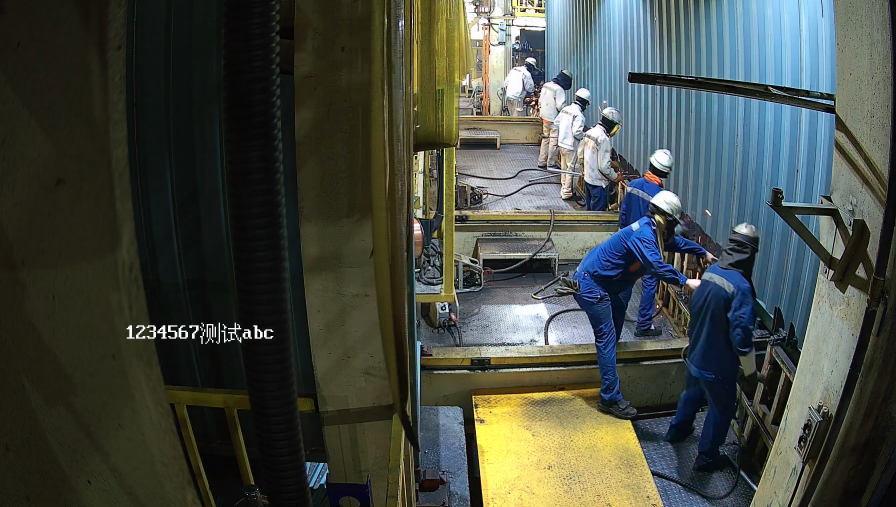
#> input picture lib/win/test.jpg, 2688 x 1520 px (shown at 1/3 size)
$ python -i SpcecialChecks.py   (imports and definitions only)
#> lines starting #> are read from the running program, lines starting #| are printed output that depends on the picture; after the words box and inside, x2 and y2 are one past the last pixel; in counts of white or black regions, pixels touching at a corner belong together
#> further down, picture is the input picture: shape (1520, 2688, 3); mean B, G, R 66.1, 73.7, 68.2
import cv2
import numpy as np
from PyQt5.QtCore import QObject, QThread, pyqtSignal, QRectF, QPointF
from PyQt5.QtGui import QPixmap, QImage, QPainter, QColor, QFont, QPen
class CommonAlgorithms:

    def __init__(self) -> None:
        pass

    #RGB图像分离
    @classmethod
    def ChannelsSplit(cls,img) -> tuple[cv2.Mat, cv2.Mat,cv2.Mat]:
        b, g ,r =cv2.split(img)                 #顺序是b,g,r，不是r,g,b
        return b, g, r

    #图像调整大小
    @classmethod
    def ImgResize(cls, img:cv2.Mat, ratio:float):
        height,width = img.shape[:2]  #获取原图像的水平方向尺寸和垂直方向尺寸。
        img = cv2.resize(img, (int(width*ratio), int(height*ratio)), interpolation=cv2.INTER_CUBIC)
        cv2.waitKey(0)
        return img


 #弧光检测 特殊设置
def ArclightCheck(img:cv2.Mat):
    ori_img = img

    #截取roi区域
    #img = img[270:1200,400:]

    #弧光为蓝紫光，只取b通道结果作为灰度图像
    b, g ,r =cv2.split(img)                 #顺序是b,g,r，不是r,g,b
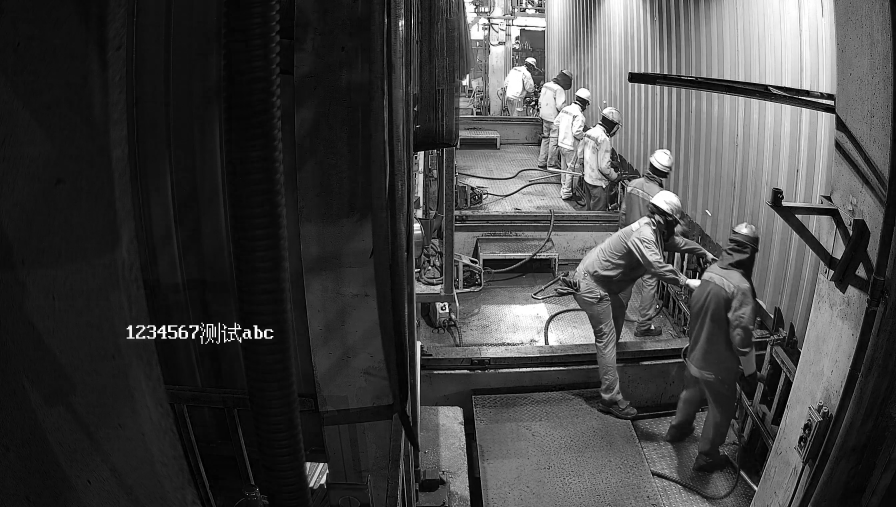
#> b: shape (1520, 2688) (shown at 1/3 size); min 0, max 255, mean 66.1
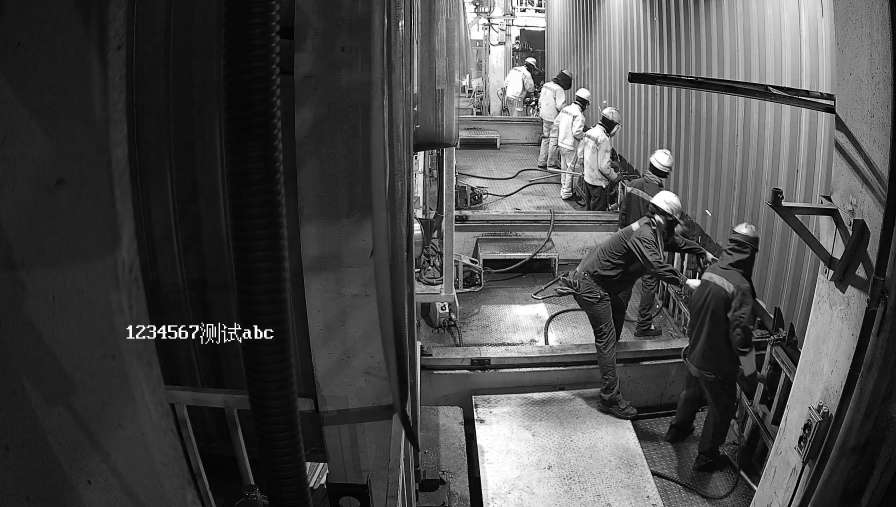
#> g: shape (1520, 2688) (shown at 1/3 size); min 0, max 255, mean 73.7
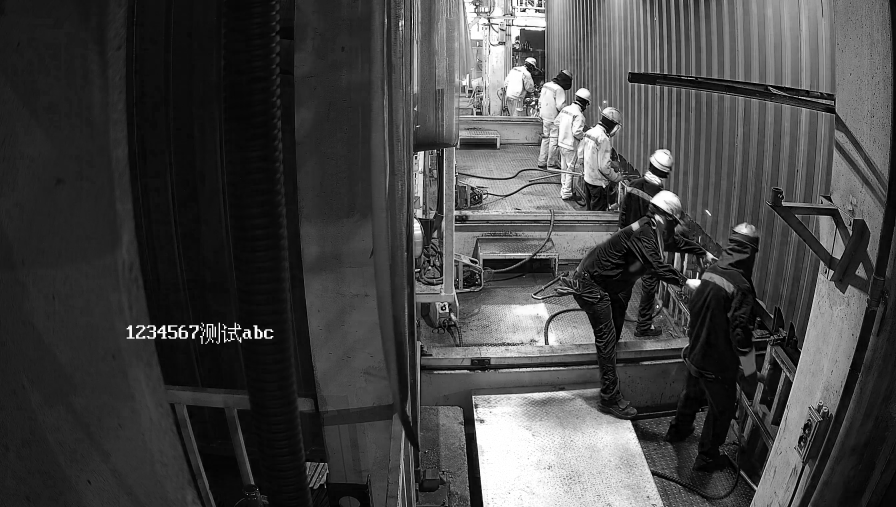
#> r: shape (1520, 2688) (shown at 1/3 size); min 0, max 255, mean 68.2
    #b,g,r = CommonAlgorithms.ChannelsSplit(img)
    #图像二值化
    ret, binary = cv2.threshold(b, 220, 255, cv2.THRESH_BINARY)
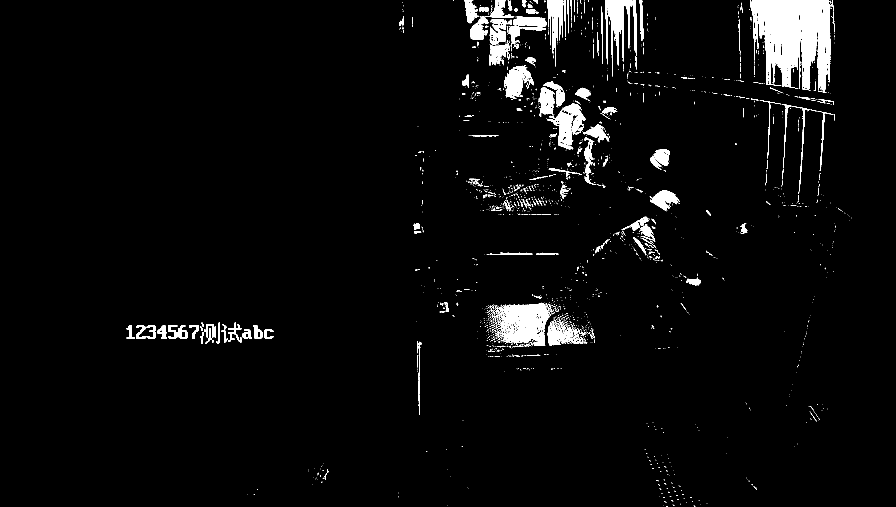
#> binary: shape (1520, 2688) (shown at 1/3 size); 3.4% white; 2247 white regions (1986 under 20 px), largest, box (x1, y1, x2, y2) and area: (2271, 0, 2401, 266) 22946, (2401, 0, 2501, 278) 17062, (1501, 909, 1649, 1038) 11729
    #开运算去噪点
    kernel = np.ones((3,3), np.uint8)
    open = cv2.morphologyEx(binary, cv2.MORPH_OPEN, kernel)
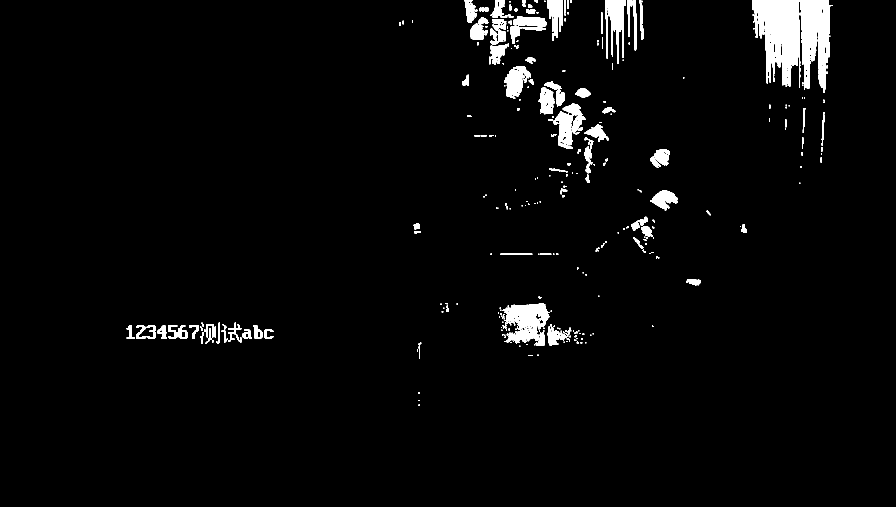
#> open: shape (1520, 2688) (shown at 1/3 size); 2.9% white; 347 white regions (153 under 20 px)
    # 1、根据二值图找到轮廓
    contours, hierarchy = cv2.findContours(open, cv2.RETR_TREE, cv2.CHAIN_APPROX_SIMPLE)
#> contours = 474 contours, 289 with area under 20; largest, box (x1, y1, x2, y2) and area: (2271, 0, 2401, 263) 21036, (2401, 0, 2492, 278) 14989, (1511, 909, 1648, 1037) 9974, (1661, 309, 1756, 447) 6114, (1513, 198, 1593, 296) 4080
    # 轮廓      层级                               轮廓检索模式(推荐此)  轮廓逼近方法
    val_indexs = []

    for index,contour in enumerate(contours):
        area = cv2.contourArea(contour, False)
        if area > 120 and area < 5000:
            M = cv2.moments(contour)
            cx = M['m10']/M['m00']
            cy = M['m01']/M['m00']
            if cy>300 and cy<1300 and cx>400:
                val_indexs.append(index)
#> this loop made 474 passes
#> (area, cx, cy) on passes 54, 55, 57, 61, 72, 73, 74, 75, 76, 77, 78, 80: (305, 802.5, 1001.5), (477, 740.8, 1003.1), (135.5, 607.4, 1009.9), (162, 629.1, 1009.3), (655.5, 773.4, 999), (170.5, 775.3, 1002.3), (353, 583.1, 991.2), (693, 548.2, 999.9), (219, 549.5, 1003.5), (437, 517.1, 995), (521.5, 487.6, 994.9), (407, 457.3, 995.4)
#> area on passes 9, 13, 16, 23, 24, 40: 83, 25, 22.5, 71.5, 31, 21
#> after the loop, val_indexs = 39 values from 53 to 334
    return val_indexs, contours


# [12 lines not run here, left out]


>>> import cv2
>>> picture = cv2.imread('lib/win/test.jpg')
>>> result = ArclightCheck(picture)
